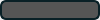
<?xml version="1.0" encoding="UTF-8"?>
<ui version="4.0">
 <class>PointShape</class>
 <widget class="QWidget" name="PointShape">
  <property name="geometry">
   <rect>
    <x>0</x>
    <y>0</y>
    <width>100</width>
    <height>20</height>
   </rect>
  </property>
  <property name="sizePolicy">
   <sizepolicy hsizetype="Minimum" vsizetype="Minimum">
    <horstretch>0</horstretch>
    <verstretch>0</verstretch>
   </sizepolicy>
  </property>
  <property name="windowTitle">
   <string>Form</string>
  </property>
  <property name="styleSheet">
   <string notr="true">background:none;</string>
  </property>
  <layout class="QVBoxLayout" name="verticalLayout" stretch="0">
   <property name="spacing">
    <number>0</number>
   </property>
   <property name="sizeConstraint">
    <enum>QLayout::SetMinimumSize</enum>
   </property>
   <property name="leftMargin">
    <number>0</number>
   </property>
   <property name="topMargin">
    <number>0</number>
   </property>
   <property name="rightMargin">
    <number>0</number>
   </property>
   <property name="bottomMargin">
    <number>0</number>
   </property>
   <item>
    <widget class="QWidget" name="widgetCon" native="true">
     <property name="sizePolicy">
      <sizepolicy hsizetype="Minimum" vsizetype="Minimum">
       <horstretch>0</horstretch>
       <verstretch>0</verstretch>
      </sizepolicy>
     </property>
     <property name="styleSheet">
      <string notr="true">#statusWidget{background-color: rgb(85, 85, 85);}
</string>
     </property>
     <layout class="QHBoxLayout" name="horizontalLayout">
      <property name="sizeConstraint">
       <enum>QLayout::SetMinimumSize</enum>
      </property>
      <property name="leftMargin">
       <number>0</number>
      </property>
      <property name="topMargin">
       <number>0</number>
      </property>
      <property name="rightMargin">
       <number>0</number>
      </property>
      <property name="bottomMargin">
       <number>0</number>
      </property>
      <item>
       <widget class="QWidget" name="statusWidget" native="true">
        <property name="styleSheet">
         <string notr="true">.QWidget {
/*border:1px solid rgb(131, 154, 255);
	border-top: 0;*/
	border:2px solid rgb(9, 32, 38);
	/*border-top:0;*/
	border-radius: 6px;
	/*border-top-left-radius: 0;
	border-top-right-radius: 0;*/
}
.QLabel {
	font-size: 10px;
	font-weight: 500;
}</string>
        </property>
        <layout class="QVBoxLayout" name="verticalLayout_2">
         <property name="spacing">
          <number>2</number>
         </property>
         <property name="leftMargin">
          <number>2</number>
         </property>
         <property name="topMargin">
          <number>3</number>
         </property>
         <property name="rightMargin">
          <number>2</number>
         </property>
         <property name="bottomMargin">
          <number>5</number>
         </property>
         <item>
          <widget class="QLabel" name="label">
           <property name="styleSheet">
            <string notr="true">color:white; padding-left: 3px; padding-right: 3px;
</string>
           </property>
           <property name="text">
            <string/>
           </property>
           <property name="alignment">
            <set>Qt::AlignCenter</set>
           </property>
          </widget>
         </item>
        </layout>
       </widget>
      </item>
     </layout>
    </widget>
   </item>
  </layout>
 </widget>
 <resources/>
 <connections/>
</ui>
